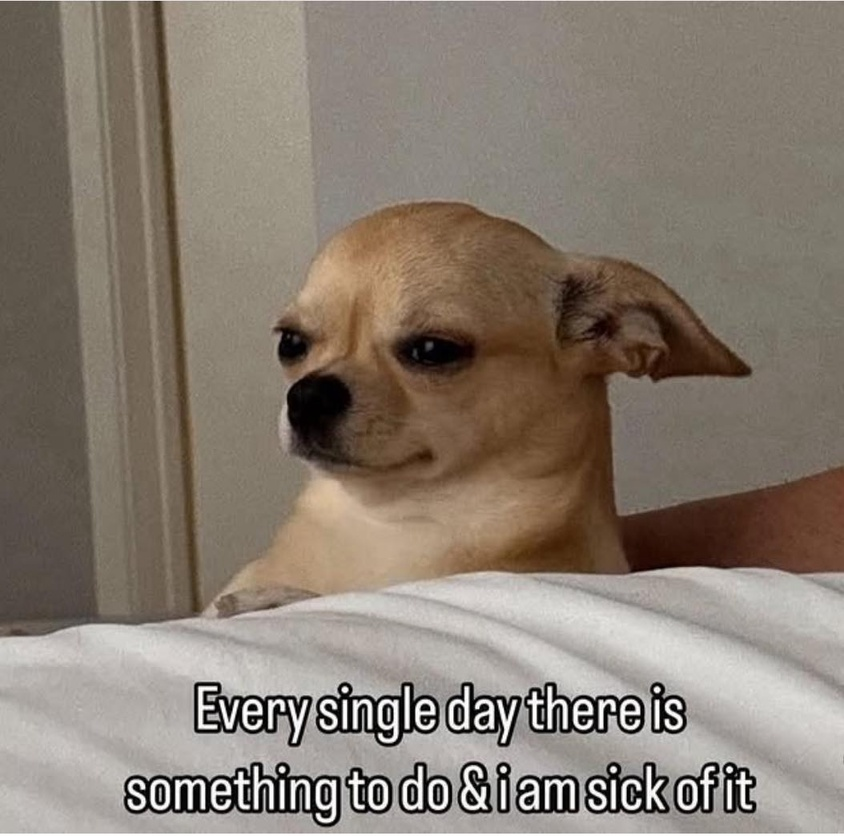
#> input picture image_classifier_cnn/dog.jpg, 844 x 836 px, shrunk from 1054 x 1043 before the run, given in place of the camera
$ python main.py
#> lines starting #> are read from the running program, lines starting #| are printed output that depends on the picture
import cv2
import numpy as np

# Open front MacBook camera
cap = cv2.VideoCapture(0, cv2.CAP_AVFOUNDATION)

if not cap.isOpened():
    raise RuntimeError("Cannot open MacBook camera! Check permissions and index.")

print("Welcome to My Test")
print("Press 'q' to quit. 'a' = previous mode, 'd' = next mode.")

# Filters / modes
modes = ["color", "gray", "edges", "invert", "gaussian", "median", "sepia", "cartoon"]
mode_index = 0

while True:
    ret, frame = cap.read()
#> frame is the input picture: shape (836, 844, 3); mean B, G, R 113.2, 124.5, 135.4
    if not ret:
        print("Failed to grab frame")
        break

    # Prepare gray version for filters
    gray = cv2.cvtColor(frame, cv2.COLOR_BGR2GRAY)
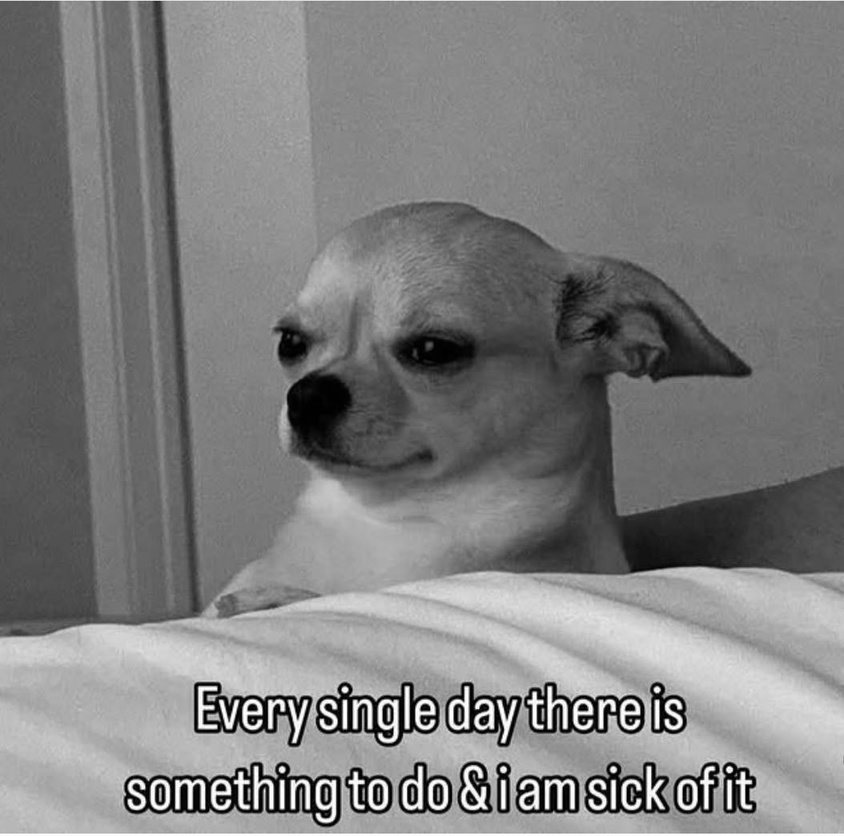
#> gray: shape (836, 844); min 0, max 255, mean 126.5

    # Dynamic thresholds for edges
    median_val = np.median(gray)
#> median_val = 127
    lower = int(max(0, 0.4 * median_val))
#> lower = 50
    upper = int(min(255, 1.5 * median_val))
#> upper = 190

    # Apply selected processing
    mode = modes[mode_index]
    if mode == "gray":
        display_frame = gray
    elif mode == "edges":
        blurred = cv2.GaussianBlur(gray, (5, 5), 0)
        display_frame = cv2.Canny(blurred, lower, upper)
    elif mode == "invert":
        display_frame = 255 - frame
    elif mode == "gaussian":
        display_frame = cv2.GaussianBlur(frame, (15, 15), 0)
    elif mode == "median":
        display_frame = cv2.medianBlur(frame, 9)
    elif mode == "sepia":
        kernel = np.array(
            [[0.272, 0.534, 0.131], [0.349, 0.686, 0.168], [0.393, 0.769, 0.189]]
        )
        display_frame = cv2.transform(frame, kernel)
        display_frame = np.clip(display_frame, 0, 255).astype(np.uint8)
    elif mode == "cartoon":
        gray_blur = cv2.medianBlur(gray, 5)
        edges = cv2.adaptiveThreshold(
            gray_blur, 255, cv2.ADAPTIVE_THRESH_MEAN_C, cv2.THRESH_BINARY, 9, 9
        )
        color = cv2.bilateralFilter(frame, 9, 250, 250)
        display_frame = cv2.bitwise_and(color, color, mask=edges)
    else:
        display_frame = frame

    cv2.imshow("Camera Feed", display_frame)

    # Wait and capture key
    key = cv2.waitKey(10) & 0xFF
#> (key q is pressed here)
    if key == ord("q"):
        break
    elif key == ord("a"):
        mode_index = (mode_index - 1) % len(modes)
    elif key == ord("d"):
        mode_index = (mode_index + 1) % len(modes)

cap.release()
cv2.destroyAllWindows()
